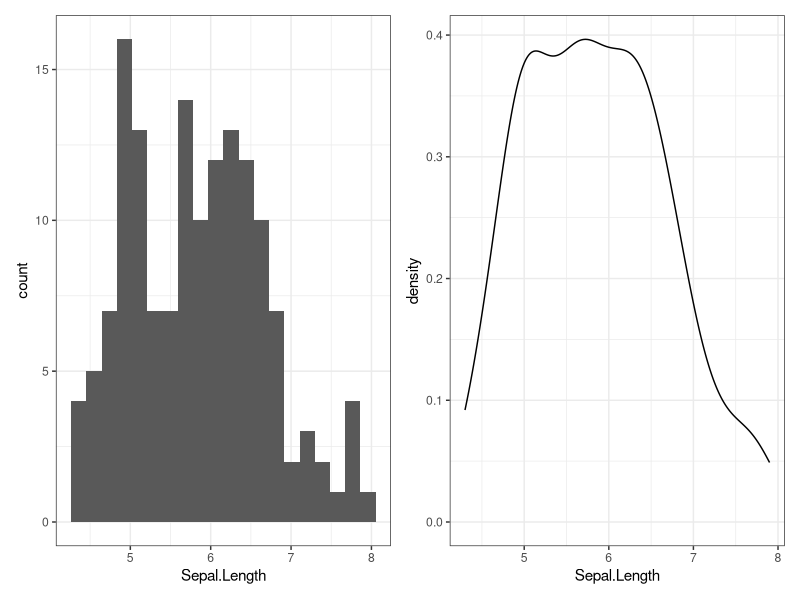
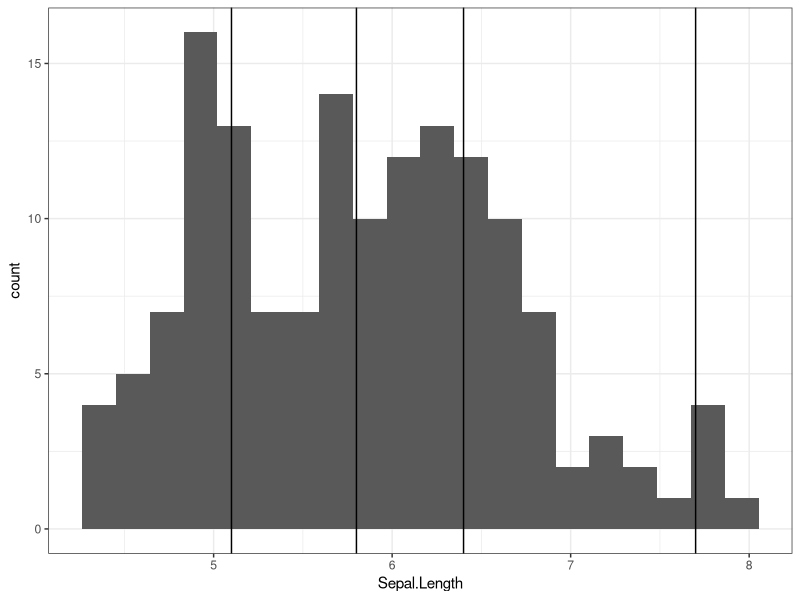
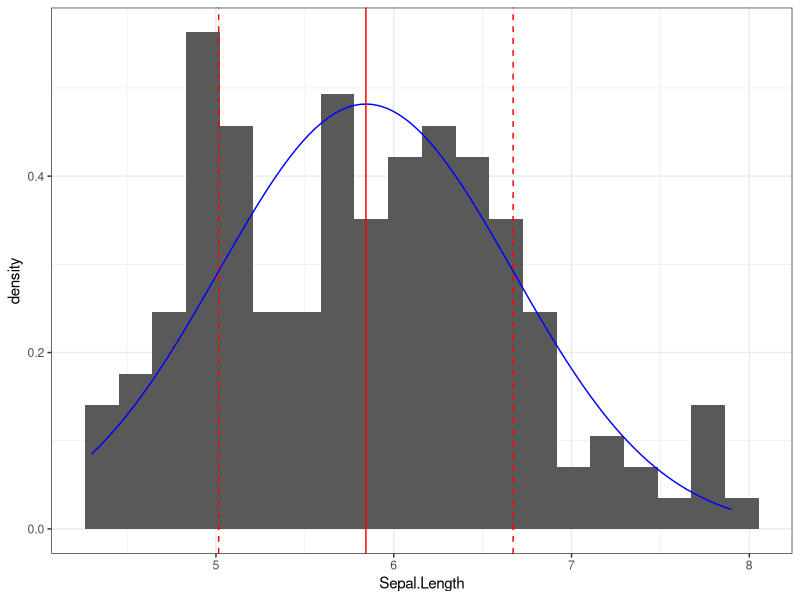
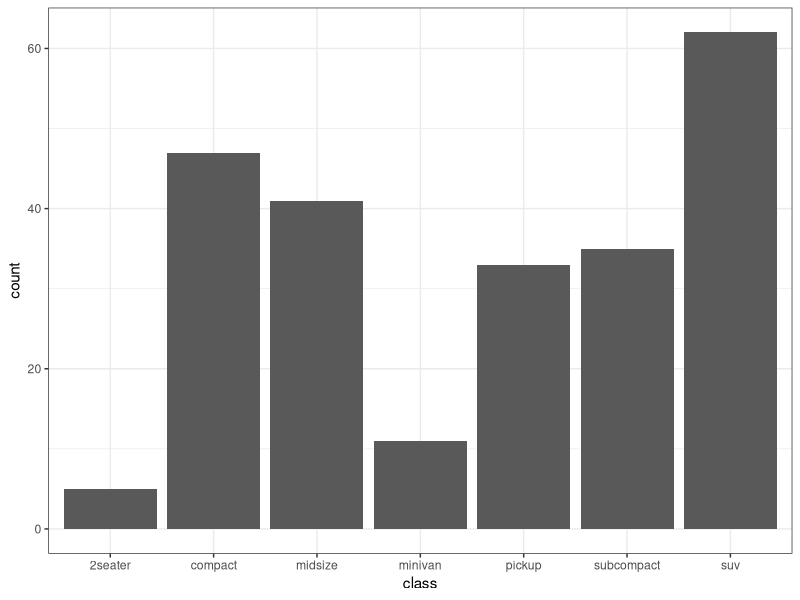
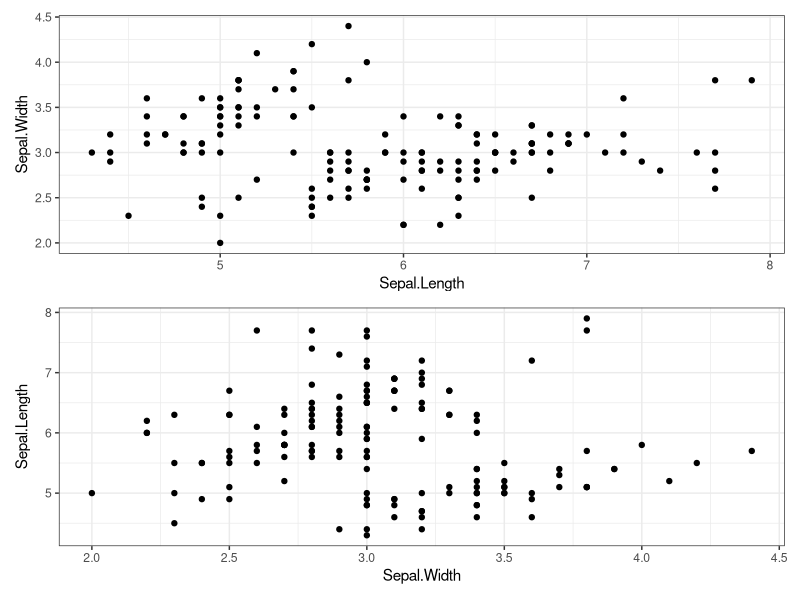

Here is the R script that generated these plots, in order:
## ---- chunk 1
knitr::opts_chunk$set(echo = TRUE)
library("tidyverse")
library("patchwork")
theme_set(theme_bw())
## ---- chunk 2
hist <- ggplot(iris, aes(x = Sepal.Length)) +
  geom_histogram(bins = 20)
den <- ggplot(iris, aes(x = Sepal.Length)) +
  geom_density()

hist + den
## ---- chunk 3
mean(iris$Sepal.Length)
## ---- chunk 4
median(iris$Sepal.Length)
## ---- chunk 5
quantile(iris$Sepal.Length, probs = c(0.25, 0.50, 0.75, 0.975))
## ---- chunk 6
ggplot(iris, aes(x = Sepal.Length)) +
  geom_histogram(bins = 20) +
  geom_vline(xintercept = quantile(iris$Sepal.Length, probs = c(0.25, 0.50, 0.75, 0.975)))
## ---- chunk 7
ggplot(iris, aes(x = Sepal.Length)) +
  geom_histogram(bins = 20, aes(y = stat(density))) +
  stat_function(fun = dnorm, args = list(mean = mean(iris$Sepal.Length), sd = sd(iris$Sepal.Length)), colour = "blue") +
  geom_vline(xintercept = mean(iris$Sepal.Length) + c(1, -1) * sd(iris$Sepal.Length), colour = "red", linetype = "dashed") +
  geom_vline(xintercept = mean(iris$Sepal.Length), colour = "red")
## ---- chunk 8
summary(iris$Sepal.Length)
## ---- chunk 9
sqrt(var(iris$Sepal.Length))
sd(iris$Sepal.Length)
## ---- chunk 10
mean(iris$Sepal.Length) + c(-1, 1) * sd(iris$Sepal.Length)
## ---- chunk 11
mean(iris$Sepal.Length) + c(-1, 1) * sd(iris$Sepal.Length) / sqrt(length(iris$Sepal.Length))
## ---- chunk 12
mpg <- mpg %>% mutate(class = factor(class))
## ---- chunk 13
nlevels(mpg$class)
## ---- chunk 14
table(mpg$class)
# or count() if column in data frame
## ---- chunk 15
table(mpg$class)
# or count() if column in data frame
## ---- chunk 16
ggplot(mpg, aes(x = class)) +
  geom_bar()
## ---- chunk 17
g1 <- ggplot(iris, aes(x = Sepal.Length, y = Sepal.Width)) +
  geom_point()

g2 <- g1 + aes(x = Sepal.Width, y = Sepal.Length)

g1/g2

## ---- chunk 18
var(iris$Sepal.Length, iris$Sepal.Width)
cov(iris$Sepal.Length, iris$Sepal.Width)
## ---- chunk 19
cor(iris$Sepal.Length, iris$Sepal.Width)
## ---- chunk 20
cor.test(iris$Sepal.Length, iris$Sepal.Width)
## ---- chunk 21
df <- select(iris, Sepal.Width, Sepal.Length)
var(df)
## ---- chunk 22
cor(df)
